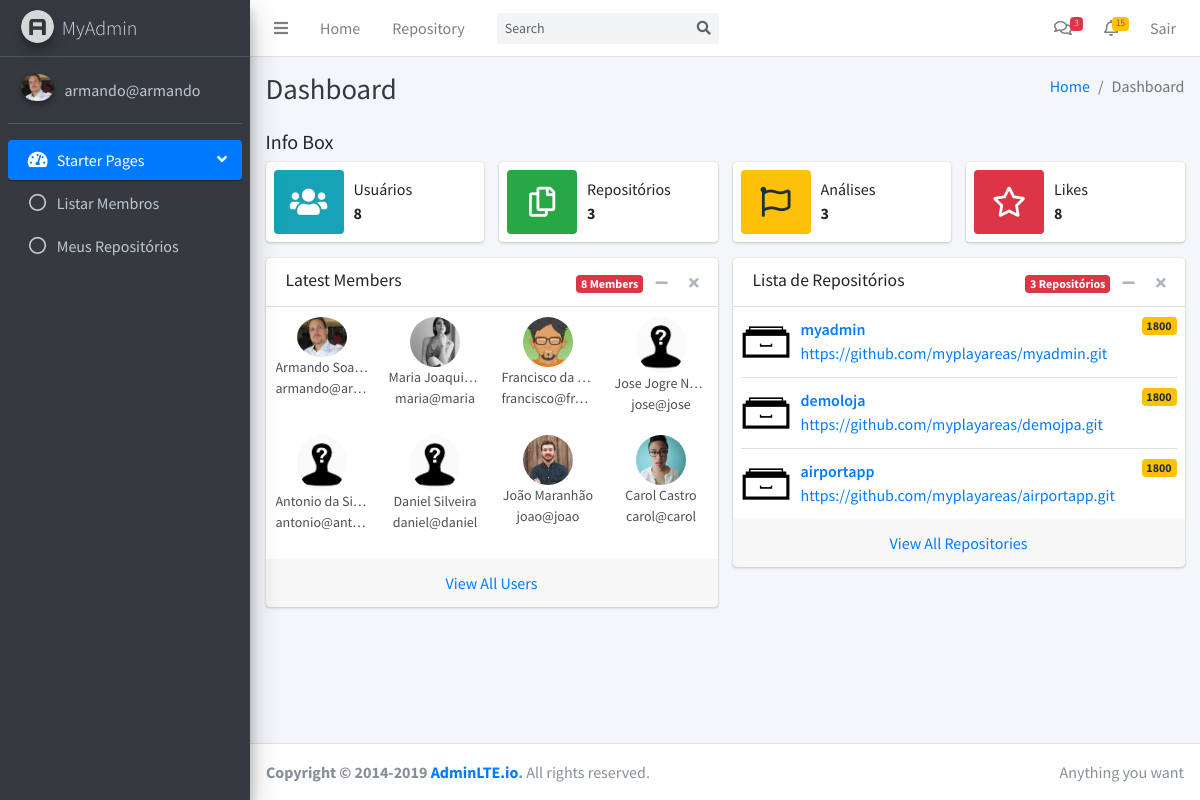
The page / (signed in) on the database as committed earlier.
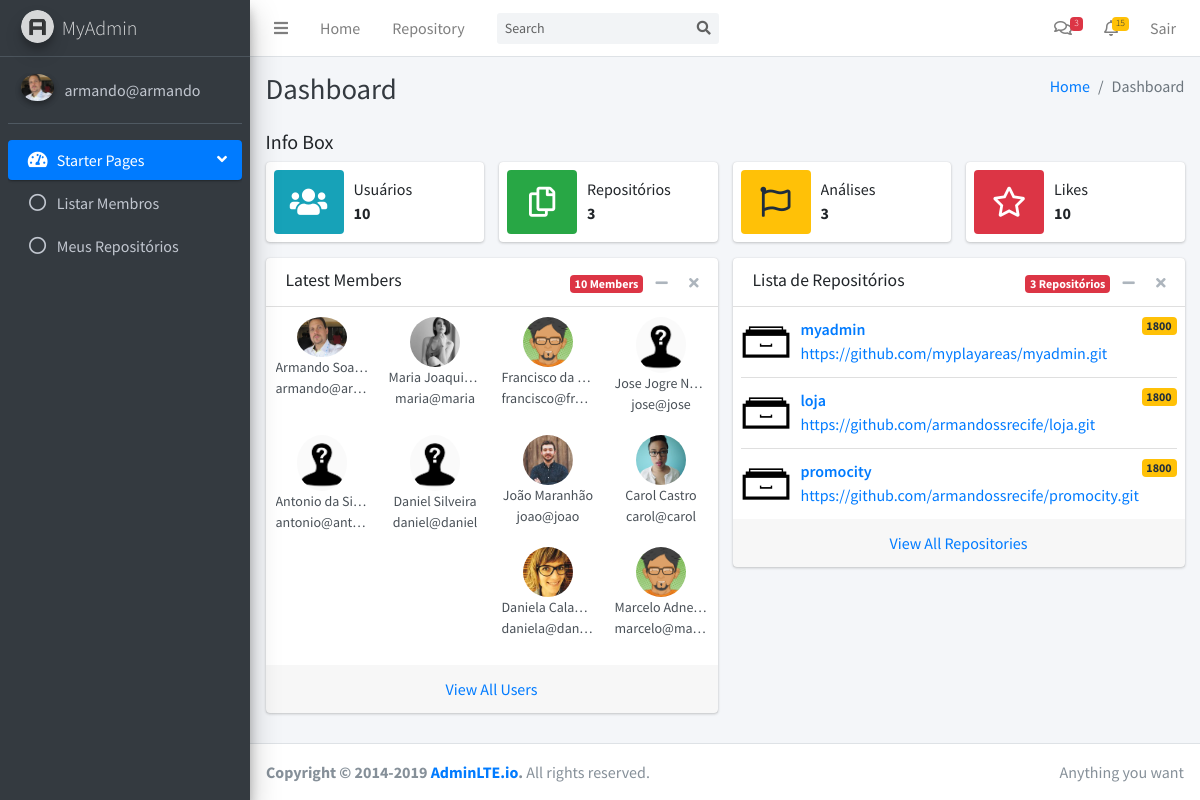
The same page on the database as committed later.
### tables this page shows
CREATE TABLE user (
  id INTEGER PRIMARY KEY AUTOINCREMENT,
  name TEXT, 
  username TEXT UNIQUE NOT NULL,
  email TEXT UNIQUE NOT NULL,
  password TEXT NOT NULL, 
  image TEXT
);

CREATE TABLE repository (
  id INTEGER PRIMARY KEY AUTOINCREMENT,
  name TEXT NOT NULL, 
  link TEXT NOT NULL,
  user_id INTEGER,
  creation_date timestamp,
  analysis_date timestamp,
  analysed INTEGER
);

### myapp/control/dashboard.py (the view)
@bp.route("/")
@login_required
def index():
    usuarios = lista_usuarios()
    quantidade_usuarios = len(usuarios)
    repositorios = lista_repositorios_usuario(g.user['id'])
    quantidade_repositorios = len(repositorios)
    return render_template("dashboard/starter.html", usuario = g.user['username'],
            profilePic=g.user['image'], titulo="Dashboard", usuarios = usuarios,
            repositorios = repositorios, quantidade_usuarios=quantidade_usuarios, quantidade_repositorios=quantidade_repositorios)

### myapp/config/db.py (called while the page is built)
def get_db():
    if 'db' not in g:
        g.db = sqlite3.connect(
            current_app.config['DATABASE'],
            detect_types=sqlite3.PARSE_DECLTYPES
        )
        g.db.row_factory = sqlite3.Row
    return g.db

### myapp/control/auth.py (called while the page is built)
def login_required(view):
    @functools.wraps(view)
    def wrapped_view(**kwargs):
        if g.user is None:
            return redirect(url_for("auth.login"))
        return view(**kwargs)
    return wrapped_view

@bp.before_app_request
def load_logged_in_user():
    user_id = session.get("user_id")
    if user_id is None:
        g.user = None
    else:
        g.user = ( get_db().execute("SELECT * FROM user WHERE id = ?", (user_id,)).fetchone() )

### myapp/control/dashboard.py (called while the page is built)
def lista_usuarios():
    db = get_db()
    query = "select * from user"
    usuarios = db.execute(query).fetchall()
    return usuarios

def lista_repositorios_usuario(id):
    db = get_db()
    query = "select * from repository where user_id = ?"
    repositorios = db.execute( query , (id,) ).fetchall()
    return repositorios

### myapp/templates/dashboard/starter.html
{% extends "base.html" %}
{% block conteudo %}
      <div class="container-fluid">
        <h5 class="mb-2">Info Box</h5>
        <div class="row">
          <div class="col-md-3 col-sm-6 col-12">
            <div class="info-box">
              <span class="info-box-icon bg-info"><i class="fas fa-users"></i></span>
              <div class="info-box-content">
                <span class="info-box-text">Usuários</span>
                <span class="info-box-number">{{ quantidade_usuarios }}</span>
              </div>
            </div>
          </div>
          <div class="col-md-3 col-sm-6 col-12">
            <div class="info-box">
              <span class="info-box-icon bg-success"><i class="far fa-copy"></i></span>
              <div class="info-box-content">
                <span class="info-box-text">Repositórios</span>
                <span class="info-box-number">{{ quantidade_repositorios }}</span>
              </div>
            </div>
          </div>
          <div class="col-md-3 col-sm-6 col-12">
            <div class="info-box">
              <span class="info-box-icon bg-warning"><i class="far fa-flag"></i></span>
              <div class="info-box-content">
                <span class="info-box-text">Análises</span>
                <span class="info-box-number"> {{ quantidade_repositorios }} </span>
              </div>
            </div>
          </div>
          <div class="col-md-3 col-sm-6 col-12">
            <div class="info-box">
              <span class="info-box-icon bg-danger"><i class="far fa-star"></i></span>
              <div class="info-box-content">
                <span class="info-box-text">Likes</span>
                <span class="info-box-number">{{ quantidade_usuarios }}</span>
              </div>
            </div>
          </div>
        </div>
        <div class="row">
          <div class="col-md-6">
            <div class="card">
              <div class="card-header">
                <h3 class="card-title">Latest Members</h3>
                <div class="card-tools">
                  <span class="badge badge-danger">{{ quantidade_usuarios }} Members</span>
                  <button type="button" class="btn btn-tool" data-card-widget="collapse"><i class="fas fa-minus"></i>
                  </button>
                  <button type="button" class="btn btn-tool" data-card-widget="remove"><i class="fas fa-times"></i>
                  </button>
                </div>
              </div>
              <div class="card-body p-0">
                <ul class="users-list clearfix">
                {% for item in usuarios%}
                  <li>
                    <img src="{{ url_for('static', filename='uploads/' + item["image"]) }}" alt="User Image" class="img-size-50">
                    <a class="users-list-name" href="#">{{ item["name"]}}</a>
                    <span class="users-list-name">{{ item["username"] }}</span>
                  </li>
                {% endfor %}
                </ul>
              </div>
              <div class="card-footer text-center">
                <a href="{{ url_for('usuario.listar') }}"> View All Users</a>
              </div>
            </div>
          </div>
          <div class="col-md-6">
            <div class="card">
              <div class="card-header">
                <h3 class="card-title">Lista de Repositórios</h3>
                <div class="card-tools">
                  <span class="badge badge-danger">{{ quantidade_repositorios }} Repositórios</span>
                  <button type="button" class="btn btn-tool" data-card-widget="collapse">
                    <i class="fas fa-minus"></i>
                  </button>
                  <button type="button" class="btn btn-tool" data-card-widget="remove">
                    <i class="fas fa-times"></i>
                  </button>
                </div>
              </div>
              <div class="card-body p-0">
                <ul class="products-list product-list-in-card pl-2 pr-2">
                {% for item in repositorios %}
                  <li class="item">
                    <div class="product-img">
                      <img src="/static/dist/img/repository.png" alt="Product Image" class="img-size-50">
                    </div>
                    <div class="product-info">
                      <a href="javascript:void(0)" class="product-title">{{ item['name'] }}
                        <span class="badge badge-warning float-right">1800</span></a>
                      <span class="product-description">
                        <a href="{{ url_for('repositorio.visualizar', id=item["id"]) }}"> {{ item['link'] }} </a>
                      </span>
                    </div>
                  </li>
                  {% endfor %}
                </ul>
              </div>
              <div class="card-footer text-center">
                <a href="{{ url_for('repositorio.listar') }}">View All Repositories</a>
              </div>
            </div>
          </div>
        </div>
      </div>
{% endblock %}

### myapp/templates/base.html (shortened to what this page needs)
<!DOCTYPE html>
<html lang="en">
<head>
  <link rel="stylesheet" href="/static/plugins/fontawesome-free/css/all.min.css">
  <link rel="stylesheet" href="/static/dist/css/adminlte.min.css">
</head>
<body class="hold-transition sidebar-mini">
<div class="wrapper">
  <nav class="main-header navbar navbar-expand navbar-white navbar-light">
    <ul class="navbar-nav">
      <li class="nav-item">
        <a class="nav-link" data-widget="pushmenu" href="#" role="button"><i class="fas fa-bars"></i></a>
      </li>
      <li class="nav-item d-none d-sm-inline-block">
        <a href="/" class="nav-link">Home</a>
      </li>
      <li class="nav-item d-none d-sm-inline-block">
        <a href="#" class="nav-link">Repository</a>
      </li>
    </ul>
    <form class="form-inline ml-3">
      <div class="input-group input-group-sm">
        <input class="form-control form-control-navbar" type="search" placeholder="Search" aria-label="Search">
        <div class="input-group-append">
          <button class="btn btn-navbar" type="submit">
            <i class="fas fa-search"></i>
          </button>
        </div>
      </div>
    </form>
    <ul class="navbar-nav ml-auto">
      <li class="nav-item dropdown">
        <a class="nav-link" data-toggle="dropdown" href="#">
          <i class="far fa-comments"></i>
          <span class="badge badge-danger navbar-badge">3</span>
        </a>
      </li>
      <li class="nav-item dropdown">
        <a class="nav-link" data-toggle="dropdown" href="#">
          <i class="far fa-bell"></i>
          <span class="badge badge-warning navbar-badge">15</span>
        </a>
      </li>
      <li class="nav-item">
        <a class="nav-link"href="{{ url_for('auth.logout') }}">
          Sair
        </a>
      </li>
    </ul>
  </nav>
  <aside class="main-sidebar sidebar-dark-primary elevation-4">
    <a href="/" class="brand-link">
      <img src="/static/dist/img/AdminLTELogo.png" alt="AdminLTE Logo" class="brand-image img-circle elevation-3"
           style="opacity: .8">
      <span class="brand-text font-weight-light">MyAdmin</span>
    </a>
    <div class="sidebar">
      <div class="user-panel mt-3 pb-3 mb-3 d-flex">
        <div class="image">
          <img src="{{ url_for('static', filename='uploads/' + profilePic) }}" class="img-circle elevation-2" alt="User Image">
        </div>
        <div class="info">
          <a href="{{ url_for('dashboard.profile') }}" class="d-block">{{usuario}}</a>
        </div>
      </div>
      <nav class="mt-2">
        <ul class="nav nav-pills nav-sidebar flex-column" data-widget="treeview" role="menu" data-accordion="false">
          <li class="nav-item has-treeview menu-open">
            <a href="#" class="nav-link active">
              <i class="nav-icon fas fa-tachometer-alt"></i>
              <p>
                Starter Pages
                <i class="right fas fa-angle-left"></i>
              </p>
            </a>
            <ul class="nav nav-treeview">
              <li class="nav-item">
                <a href="{{ url_for('usuario.listar') }}" class="nav-link">
                  <i class="far fa-circle nav-icon"></i>
                  <p>Listar Membros</p>
                </a>
              </li>
              <li class="nav-item">
                <a href="{{ url_for('repositorio.listar') }}" class="nav-link">
                  <i class="far fa-circle nav-icon"></i>
                  <p>Meus Repositórios</p>
                </a>
              </li>
            </ul>
          </li>
        </ul>
      </nav>
    </div>
  </aside>
  <div class="content-wrapper">
    <div class="content-header">
      <div class="container-fluid">
        <div class="row mb-2">
          <div class="col-sm-6">
            <h1 class="m-0 text-dark">{{ titulo }}</h1>
          </div>
          <div class="col-sm-6">
            <ol class="breadcrumb float-sm-right">
              <li class="breadcrumb-item"><a href="#">Home</a></li>
              <li class="breadcrumb-item active">{{ titulo }}</li>
            </ol>
          </div>
        </div>
      </div>
    </div>
    <div class="content">
    {% block conteudo %}{% endblock %}
    </div>
  </div>
  <footer class="main-footer">
    <div class="float-right d-none d-sm-inline">
      Anything you want
    </div>
    <strong>Copyright &copy; 2014-2019 <a href="https://adminlte.io">AdminLTE.io</a>.</strong> All rights reserved.
  </footer>
</div>
</body>
</html>

Rows that differ between the two databases and show on the page:
removed repository: name "demoloja", link "https://github.com/myplayareas/demojpa.git"
removed repository: name "airportapp", link "https://github.com/myplayareas/airportapp.git"
added user: image (picture), name "Daniela Cala…", username "daniela@dan…"
added user: image (picture), name "Marcelo Adnet 1", username "marcelo@ma…"
added repository: name "loja", link "https://github.com/armandossrecife/loja.git"
added repository: name "promocity", link "https://github.com/armandossrecife/promocity.git"
Other text that changed with them:
{{ quantidade_usuarios }}: "8" → "10"
